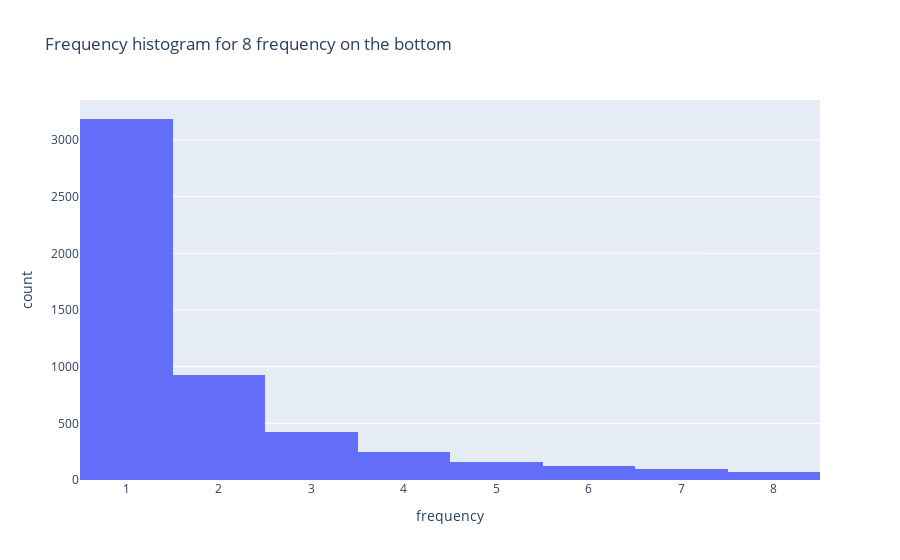

This figure's notebook cell:
### Markdown cell above
Let us execute the pipeline and investigate the results.

### Code cell
wolof_results = pipeline1.execute_pipeline("nlp_pipeline")

### Figure 1 — Plotly figure (JSON) as saved in the notebook; plotly's stock layout.template omitted (floating-point values rounded to 4 significant figures; data arrays with more than 128 entries replaced by an {"elided": "..."} marker saying what was removed)
{"data": [{"alignmentgroup": "True", "bingroup": "x", "hovertemplate": "frequency=%{x}<br>count=%{y}<extra></extra>", "legendgroup": "", "marker": {"color": "#636efa", "pattern": {"shape": ""}}, "name": "", "offsetgroup": "", "orientation": "v", "showlegend": false, "type": "histogram", "x": {"elided": "5229 int values"}, "xaxis": "x", "yaxis": "y"}], "layout": {"barmode": "relative", "legend": {"tracegroupgap": 0}, "title": {"text": "Frequency histogram for 8 frequency on the bottom"}, "xaxis": {"anchor": "y", "domain": [0, 1], "title": {"text": "frequency"}}, "yaxis": {"anchor": "x", "domain": [0, 1], "title": {"text": "count"}}}}
